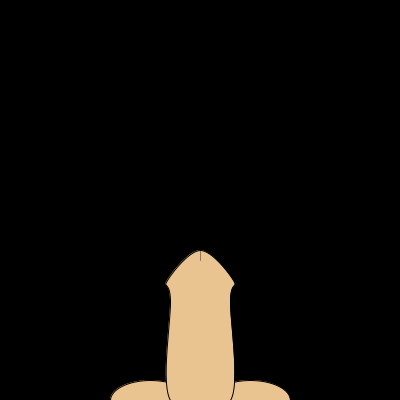
Frame 1 (no input)
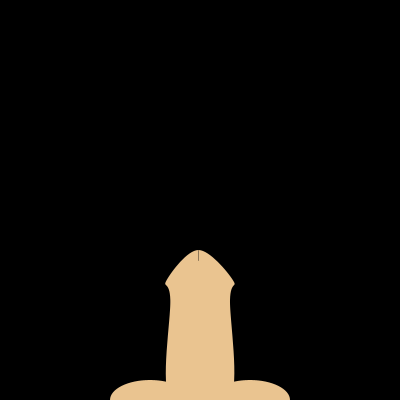
Frame 60 (the mouse pressed at the canvas centre just before this capture)
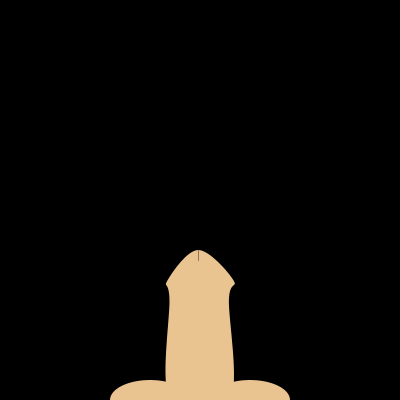
Frame 120 (the mouse held since frame 60 and released just before this capture)

The Processing sketch that drew these frames (run headless with seeded random() and noise(); from frame 60 on, the mouse is pressed at the canvas centre):

// Processing sketch: processing_115252
// ── processing_115252.pde


float[] x = new float[5];
float anchor = 250;
float[] y = new float[5];
float[] angle = new float[5];
float[] freq = new float[5];

color penisColor = color(234, 196, 144);

ArrayList<Semen> semenList;

void setup() {
  size(400, 400);

  x[0] = width/2 - 30;
  x[1] = width/2 - 33;
  x[2] = width/2;
  x[3] = width/2 + 33;
  x[4] = width/2 + 30;

  for (int i = 0; i < freq.length; i++) {
    freq[i] = random(PI/2.4, 3.4*PI/2);
  }

  semenList = new ArrayList<Semen>();
}

void draw() {
  background(0);

  setPoints();

  fill(penisColor);
  ellipse(width/2 - 50, height, 80, 40);
  ellipse(width/2 + 50, height, 80, 40);
  curveTightness(map(anchor, 250, 100, 0, 0.5));
  beginShape();
  for (int i = 0; i < 2; i++) {
    curveVertex(width/2 - 30, height);
    for (int j = 0; j < x.length; j++) {
      curveVertex(x[j], y[j]);
    }
    curveVertex(width/2 + 30, height);
  }
  endShape();
  stroke(0, 100);
  line(x[2], anchor, x[2], anchor + 10);
  noStroke();

  for (int i = 0; i < 5; i++) {
    x[i] = x[i] + sin(angle[i]);
    y[i] = y[i] + sin(angle[i]);
    angle[i] += freq[i];
  }

  changeErectness();

  for (int i = 0; i < semenList.size(); i++) {
    Semen sem = semenList.get(i);
    sem.display();
    if (sem.life <= 0) {
      semenList.remove(i);
    }
  }
}

void setPoints() {
  if (anchor < 250) {
    anchor += 0.5;
  }
  y[0] = anchor + 50;
  y[1] = anchor + 30;
  y[2] = anchor;
  y[3] = anchor + 30;
  y[4] = anchor + 50;
}

boolean isOnPenis() {
  if (get(mouseX, mouseY) == penisColor) {
    return true;
  }
  else {
    return false;
  }
}

void changeErectness() {
  if (isOnPenis() && abs(mouseY - pmouseY) > 20 && anchor > 100) {
    anchor -= 3;
  }
  if (anchor < 101) {
    ejaculate();
  }
}

void ejaculate() {
  for (int i = 0; i < 3; i++) {
    semenList.add(new Semen(width/2, anchor));
  }
}


class Semen {

  PVector pos;
  PVector vel;
  PVector accel;
  int life;
  color c;

  Semen(float x, float y) {
    pos = new PVector(x, y);
    vel = new PVector(random(-10, 10), random(-20, -1));
    accel = new PVector(0, 0.1);
    life = 100;
  }

  void display() {
    pos.add(vel);
    vel.add(accel);
    life--;
    c = color(255, map(life, 100, 0, 255, 0));
    fill(c);
    ellipse(pos.x, pos.y, 2, 2);
  }
  
}
